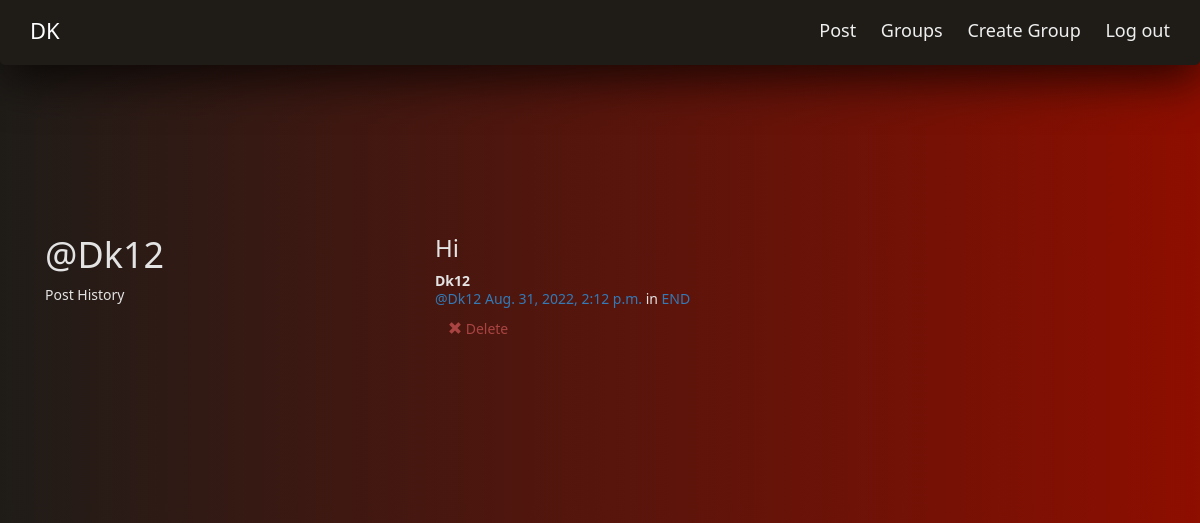
The page /posts/by/Dk12 (signed in) on the database its author committed.
### posts/models.py (models this page shows, shortened)
class Post(models.Model):
    user = models.ForeignKey(User, related_name='posts',
                             on_delete=models.CASCADE)
    created_at = models.DateTimeField(auto_now=True)
    message = models.TextField()
    message_html = models.TextField(editable=False)
    group = models.ForeignKey(
        Group, related_name='posts', null=True, blank=True, on_delete=models.CASCADE)
    class Meta:
        ordering = ['-created_at']
        unique_together = ['user', 'message']

### groups/models.py (models this page shows, shortened)
class Group(models.Model):
    name = models.CharField(max_length=255, unique=True)
    slug = models.SlugField(allow_unicode=True, unique=True)
    description = models.TextField(blank=True, default='')
    description_html = models.TextField(editable=False, default='', blank=True)
    members = models.ManyToManyField(User, through="GroupMember")
    class Meta:
        ordering = ["name"]

### posts/views.py (the view)
class UserPosts(generic.ListView):
    model = models.Post
    template_name = "posts/user_post_list.html"
    def get_queryset(self):
        try:
            self.post_user = User.objects.prefetch_related("posts").get(
                username__iexact=self.kwargs.get("username")
            )
        except User.DoesNotExist:
            raise Http404
        else:
            return self.post_user.posts.all()
    def get_context_data(self, **kwargs):
        context = super().get_context_data(**kwargs)
        context["post_user"] = self.post_user
        return context

### posts/templates/posts/user_post_list.html
{% extends "posts/post_base.html" %}
{% block prepost %}
<div class="col-md-4">
	<h1>@{{ post_user.username }}</h1>
	<p>Post History</p>
</div>
{% endblock %}
{% block post_content %}
<div class="col-md-8">
	{% for post in post_list %}
		{% include "posts/_post.html" %}
	{% endfor %}
</div>
{% endblock %}

### posts/templates/posts/_post.html
<div class="post media">
	<h3>{{ post.message_html|safe }}</h3>
	<div class="media-body">
		<strong>{{ post.user.username }}</strong>
		<h5 class="media-heading">
			<span class="username"><a href="{% url 'posts:for_user' username=post.user.username %}">@{{ post.user.username }}</a></span>
			<time class="time"><a href="{% url 'posts:single' username=post.user.username pk=post.pk %}">{{ post.created_at }}</a></time>
			{% if post.group %}
			<span class="group-name">in <a href="#">{{ post.group.name }}</a></span>
			{% endif %}
		</h5>
		<div class="media-footer">
			{% if user.is_authenticated and post.user == user and not hide_delete %}
				<a href="{% url 'posts:delete' pk=post.pk %}" title="delete" class="btn btn-simple">
					<span class="glyphicon glyphicon-remove text-danger" aria-hidden="true"></span>
					<span class="text-danger icon-label">Delete</span>
				</a>
			{% endif %}
		</div>
	</div>
</div>

### static/simplesocial/css/master.css (style rules this page uses)
:root { --white: #FFFFFF; --red: #8E0E00; --grey: #E3E3E3; --black: #1F1C18; }
* { padding: 0; margin: 0; box-sizing: border-box; }
body { background: #8E0E00; background: -webkit-linear-gradient(to right, #1F1C18, #8E0E00); background: linear-gradient(to right, #1F1C18, #8E0E00); ; color: var(--grey); margin: 0px; font-family: 'segoe ui'; height: 100vh; }

### rows shown on the page
Post: message_html "Hi", user.username "Dk12", created_at "Aug. 31, 2022, 2:12 p.m.", group.name "END", shows "Delete"

### other values the page prints
{{ post_user.username }} "Dk12"
